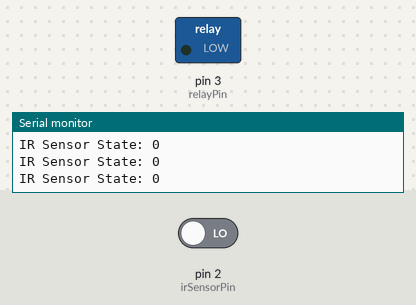
This sketch was run on a simulated Arduino Uno, built with avr-gcc and run on an emulated ATmega328P. Parts: switched loads named in the sketch (green lamp = pin HIGH), the last lines printed to the serial monitor. Inputs (shaded band) come from the test bench; at power-on: pin 2 (irSensorPin) LOW.

Above: at 1.2 s.
1.3 s: pin 2 (irSensorPin) driven HIGH
At 2.3 s:
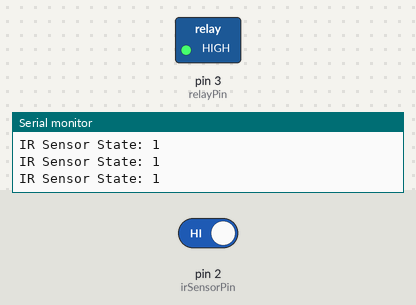
Timing chart, 0 to 4.3 s (numbered marks = the images above; inputs shaded):
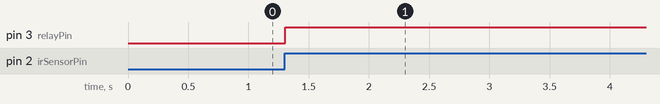

The sketch:

Smart_Tap.ino
```cpp
// Define pin numbers
const int irSensorPin = 2;  // Pin connected to the IR sensor's OUT pin
const int relayPin = 3;     // Pin connected to the relay module's IN pin

// Variables to track timing
unsigned long relayOnTime = 0;
const unsigned long relayDelay = 10000; // 10 seconds delay

// State variables
bool relayActive = false;

void setup() {
  // Initialize the serial communication
  Serial.begin(9600);

  // Set the IR sensor pin as an input
  pinMode(irSensorPin, INPUT);

  // Set the relay pin as an output
  pinMode(relayPin, OUTPUT);

  // Ensure the relay is off initially
  digitalWrite(relayPin, LOW);
}

void loop() {
  // Read the state of the IR sensor
  int irSensorState = digitalRead(irSensorPin);

  // Print the sensor state to the Serial Monitor for debugging
  Serial.print("IR Sensor State: ");
  Serial.println(irSensorState);

  // If the IR sensor detects an object (usually HIGH when object is detected)
  if (irSensorState == HIGH) {
    // If the relay is not already active
    if (!relayActive) {
      // Turn on the relay and record the current time
      digitalWrite(relayPin, HIGH);
      relayOnTime = millis();
      relayActive = true;
      Serial.println("Object detected! Relay ON.");
    }
  } else {
    // If the object is no longer detected and the relay was active
    if (relayActive) {
      // Check if 10 seconds have passed since the relay was turned on
      if (millis() - relayOnTime >= relayDelay) {
        // Turn off the relay and reset state
        digitalWrite(relayPin, LOW);
        relayActive = false;
        Serial.println("Relay OFF after 10 seconds.");
      }
    }
  }

  // Add a small delay for stability
  delay(100);
}
```

Measured:
- after the input at 1.3 s, pin 3 (relayPin): LOW → HIGH at once
